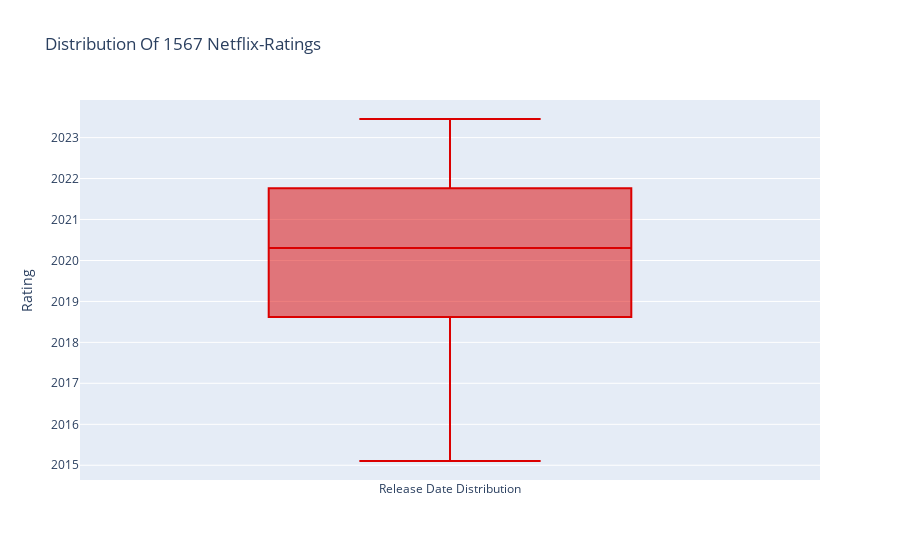

Notebook code for this chart:
### Code cell
# Get data
data = df['Release Date'].value_counts().sort_index(ascending=False)

# Create trace
trace = go.Box(y=df['Release Date'], name='Release Date Distribution', marker=dict(color='#db0000'))

# Create layout
layout = dict(title='Distribution Of {} Netflix-Ratings'.format(len(df)),
              yaxis=dict(title='Rating'))

# Create plot
fig = go.Figure(data=[trace], layout=layout)
fig.show()

### Figure 1 — Plotly figure (JSON) as saved in the notebook; plotly's stock layout.template omitted (floating-point values rounded to 4 significant figures; data arrays with more than 128 entries replaced by an {"elided": "..."} marker saying what was removed)
{"data": [{"marker": {"color": "#db0000"}, "name": "Release Date Distribution", "type": "box", "y": {"elided": "1567 str values"}}], "layout": {"title": {"text": "Distribution Of 1567 Netflix-Ratings"}, "yaxis": {"title": {"text": "Rating"}}}}
